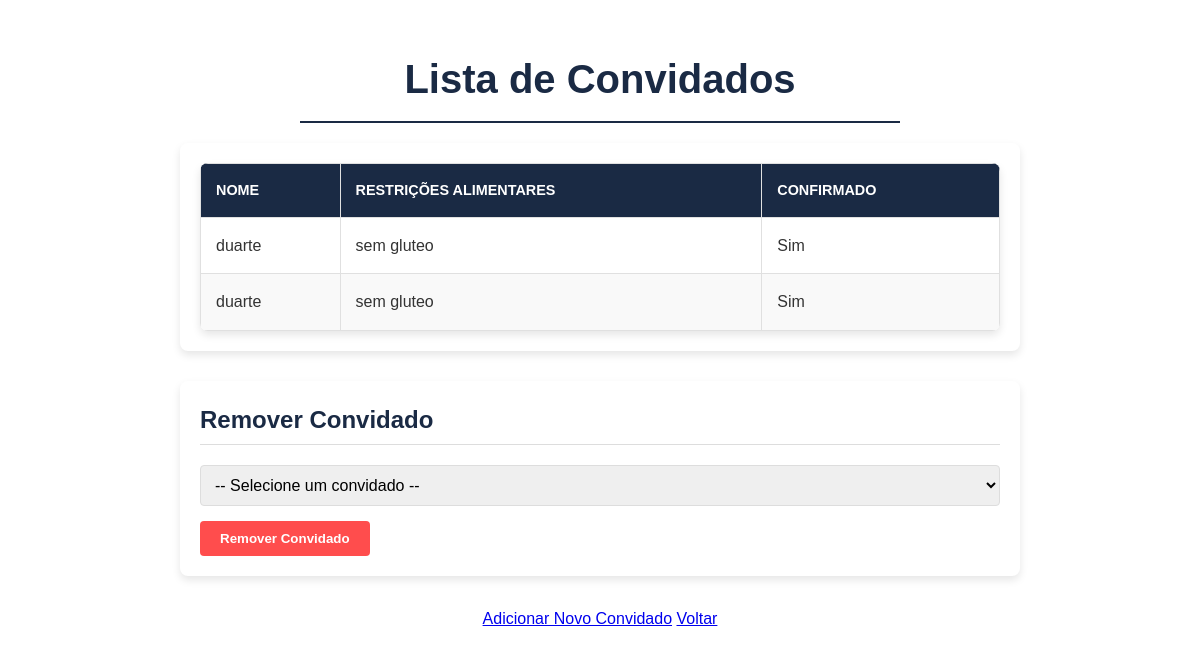
The page /convidados on the database as committed earlier.
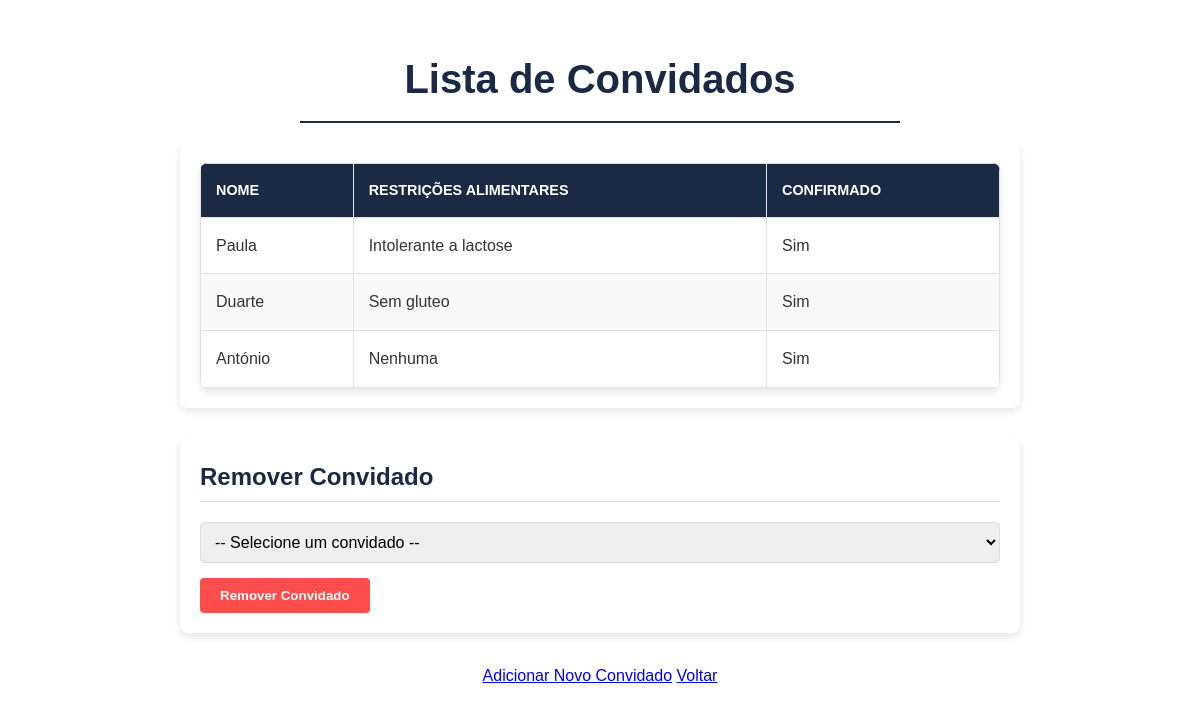
The same page on the database as committed later.
### tables this page shows
CREATE TABLE convidados (
                id INTEGER PRIMARY KEY AUTOINCREMENT,
                nome TEXT NOT NULL,
                restricoes TEXT,
                confirmado TEXT
            );

### app.py (the view)
@app.route('/convidados', methods=['GET', 'POST'])
def convidados():
    from casamento import get_convidados, excluir_convidado
    convidados_list = get_convidados()
    if request.method == 'POST':
        convidado_id = request.form['convidado_id']
        if convidado_id:
            excluir_convidado(convidado_id)
            return redirect('/convidados')
    return render_template('convidados.html', convidados=convidados_list)

### casamento.py (called while the page is built)
def get_db_connection():
    try:
        conn = sqlite3.connect(DATABASE_PATH)
        conn.row_factory = sqlite3.Row
        return conn
    except sqlite3.Error as e:
        print(f"Erro ao conectar ao banco de dados: {e}")
        raise

def get_convidados():
    conn = get_db_connection()
    try:
        convidados_list = conn.execute('SELECT * FROM convidados').fetchall()
        return convidados_list
    except sqlite3.Error as e:
        print(f"Erro ao buscar convidados: {e}")
        return []
    finally:
        conn.close()

### templates/convidados.html (shortened to what this page needs)
<!DOCTYPE html>
<html lang="pt">
<head>
    <link rel="stylesheet" href="{{ url_for('static', filename='style.css') }}">
</head>
<body>
    <h1 class="page-title">Lista de Convidados</h1>
    <div class="table-container">
        <table class="guest-table">
            <thead>
                <tr>
                    <th>Nome</th>
                    <th>Restrições Alimentares</th>
                    <th>Confirmado</th>
                </tr>
            </thead>
            <tbody>
                {% for convidado in convidados %}
                <tr>
                    <td>{{ convidado.nome }}</td>
                    <td>{{ convidado.restricoes if convidado.restricoes else 'Nenhuma' }}</td>
                    <td>{{ convidado.confirmado if convidado.confirmado else 'Não' }}</td>
                </tr>
                {% endfor %}
            </tbody>
        </table>
    </div>
    <div class="remove-section">
        <h2>Remover Convidado</h2>
        <form method="POST" action="">
            <select name="convidado_id" required>
                <option value="">-- Selecione um convidado --</option>
            </select>
            <button type="submit" class="remove-button">Remover Convidado</button>
        </form>
    </div>
    <div class="links-container">
        <a href="/adicionar-convidado" class="action-link">Adicionar Novo Convidado</a>
        <a href="/" class="back-link">Voltar</a>
    </div>
</body>
</html>

### static/style.css (style rules this page uses)
.page-title, .welcome-title, .casamento-title { color: #1a2a44; font-size: 2.5em; margin-bottom: 20px; padding-bottom: 10px; border-bottom: 2px solid #1a2a44; max-width: 600px; margin-left: auto; margin-right: auto; font-weight: 600; }
.table-container, .remove-section, .details-section, .catering-section, .form-container { max-width: 800px; margin: 0 auto 30px; background-color: #fff; padding: 20px; border-radius: 8px; box-shadow: 0 4px 8px rgba(0, 0, 0, 0.1); text-align: left; }
.guest-table { width: 100%; border-collapse: collapse; background-color: #fff; box-shadow: 0 4px 8px rgba(0, 0, 0, 0.1); border-radius: 8px; overflow: hidden; }
.guest-table th, .guest-table td { padding: 15px; border: 1px solid #e0e0e0; text-align: left; }
.guest-table th { background-color: #1a2a44; color: #fff; text-transform: uppercase; font-size: 0.9em; }
.guest-table tr:nth-child(even) { background-color: #f9f9f9; }
.remove-section h2, .details-section h2, .catering-section h2 { color: #1a2a44; margin-top: 0; border-bottom: 1px solid #ddd; padding-bottom: 5px; font-size: 1.5em; font-weight: 600; }
select, input[type="text"] { padding: 10px; width: 100%; margin-bottom: 15px; border: 1px solid #ddd; border-radius: 4px; font-size: 1em; }
button { padding: 10px 20px; color: #fff; border: none; border-radius: 4px; cursor: pointer; font-weight: bold; }
.remove-button { background-color: #ff4d4d; }

Rows that differ between the two databases and show on the page:
removed convidados: nome "duarte", restricoes "sem gluteo", confirmado "Sim"
removed convidados: nome "duarte", restricoes "sem gluteo", confirmado "Sim"
added convidados: nome "Paula", restricoes "Intolerante a lactose", confirmado "Sim"
added convidados: nome "Duarte", restricoes "Sem gluteo", confirmado "Sim"
added convidados: nome "António", restricoes "Nenhuma", confirmado "Sim"
